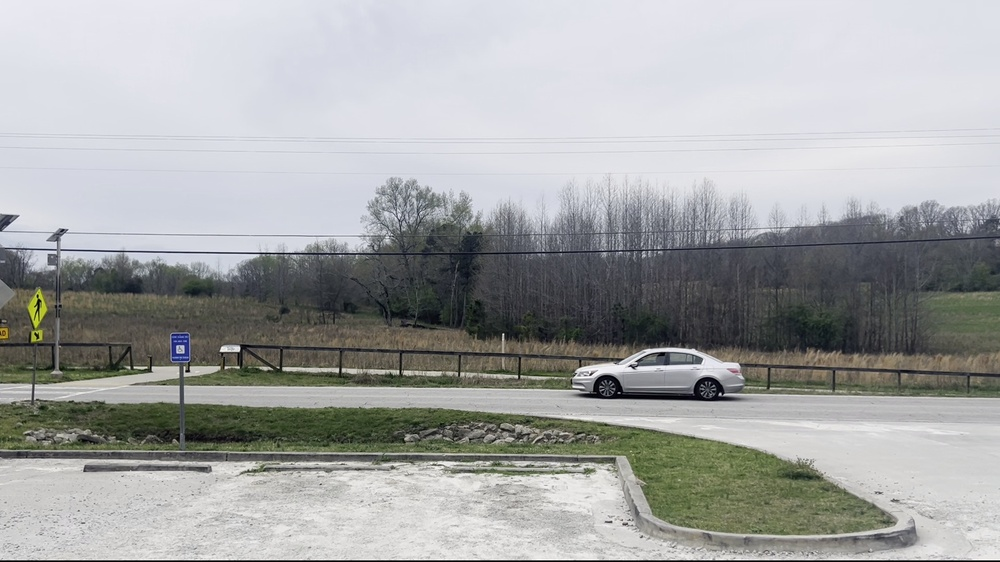
#> input picture Assignment_2/frames/frame_0000.jpg, 1000 x 562 px, shrunk from 1920 x 1080 before the run
$ python canny_manual.py   (older library calls are emulated)
#> lines starting #> are read from the running program, lines starting #| are printed output that depends on the picture; after the words box and inside, x2 and y2 are one past the last pixel; in counts of white or black regions, pixels touching at a corner belong together
#> further down, image is the input picture: shape (562, 1000, 3); mean B, G, R 164.6, 164.7, 163.1
import numpy as np
import cv2


# Function to perform Canny edge detection manually
def manual_canny_edge_detection(image, low_threshold, high_threshold):
    # Step 1: Convert image to grayscale
#> called with low_threshold = 30, high_threshold = 100
    gray = cv2.cvtColor(image, cv2.COLOR_BGR2GRAY)
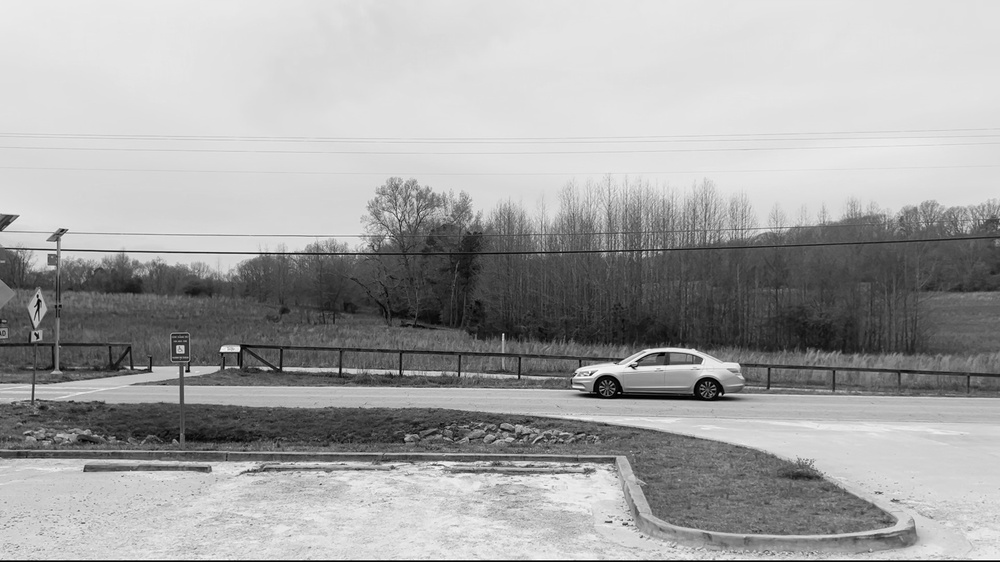
#> gray: shape (562, 1000); min 0, max 255, mean 164.2

    # Step 2: Apply Gaussian blur
    blurred = cv2.GaussianBlur(gray, (5, 5), 0)

    # Step 3: Find image gradients using Sobel operators
    grad_x = cv2.Sobel(blurred, cv2.CV_64F, 1, 0, ksize=3)
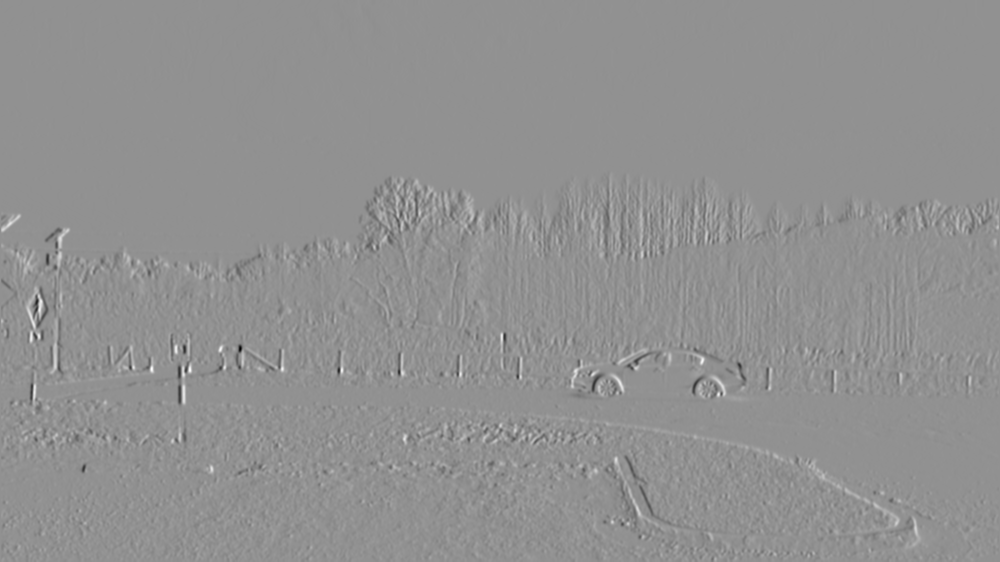
#> grad_x: shape (562, 1000) float64; min -506, max 382, mean 0.1; drawn with min black and max white
    grad_y = cv2.Sobel(blurred, cv2.CV_64F, 0, 1, ksize=3)
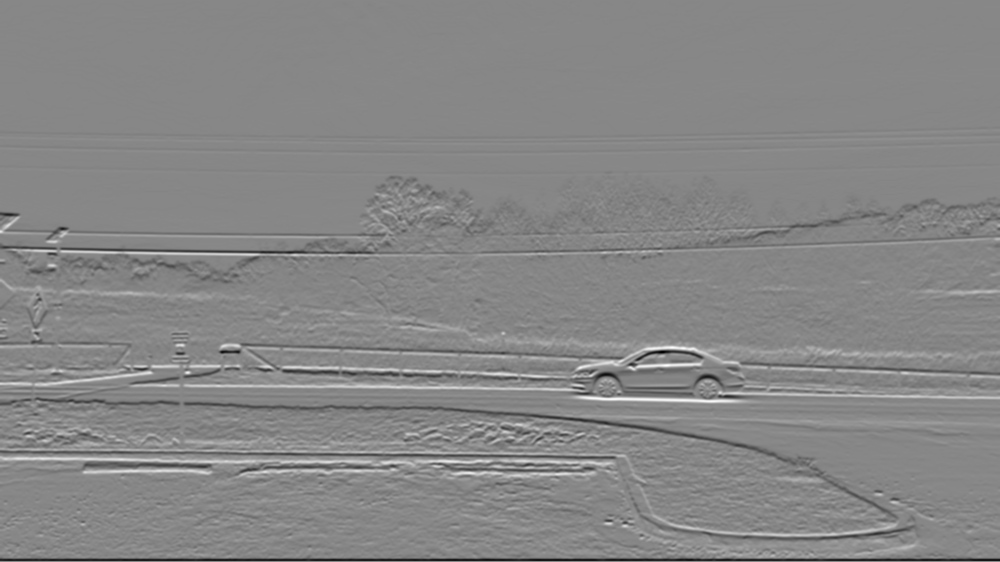
#> grad_y: shape (562, 1000) float64; min -518, max 460, mean -1.9; drawn with min black and max white

    # Step 4: Compute gradient magnitude and direction
    grad_magnitude = np.sqrt(grad_x ** 2 + grad_y ** 2)
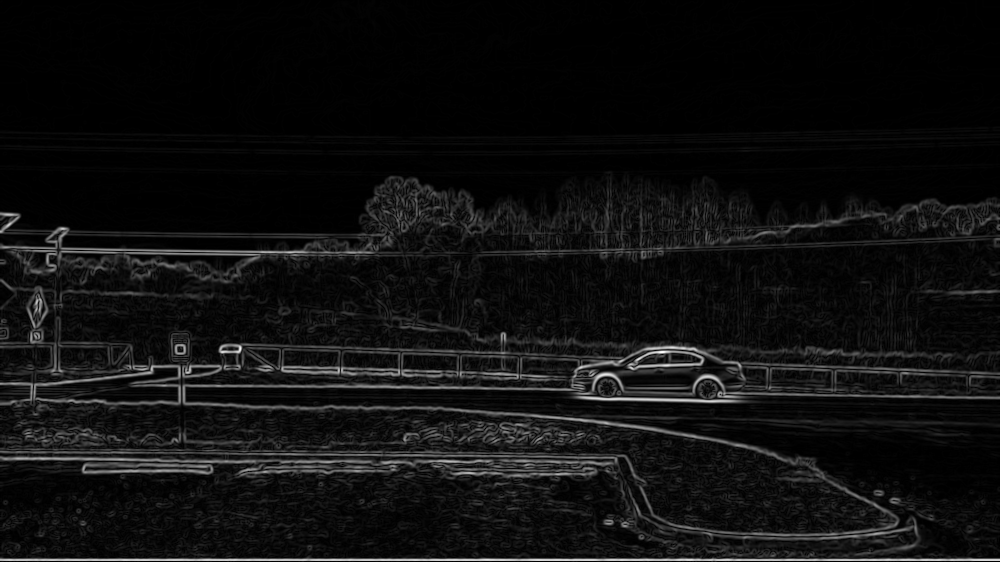
#> grad_magnitude: shape (562, 1000) float64; min 0, max 518.2, mean 31.9; drawn with min black and max white
    grad_direction = np.arctan2(grad_y, grad_x)
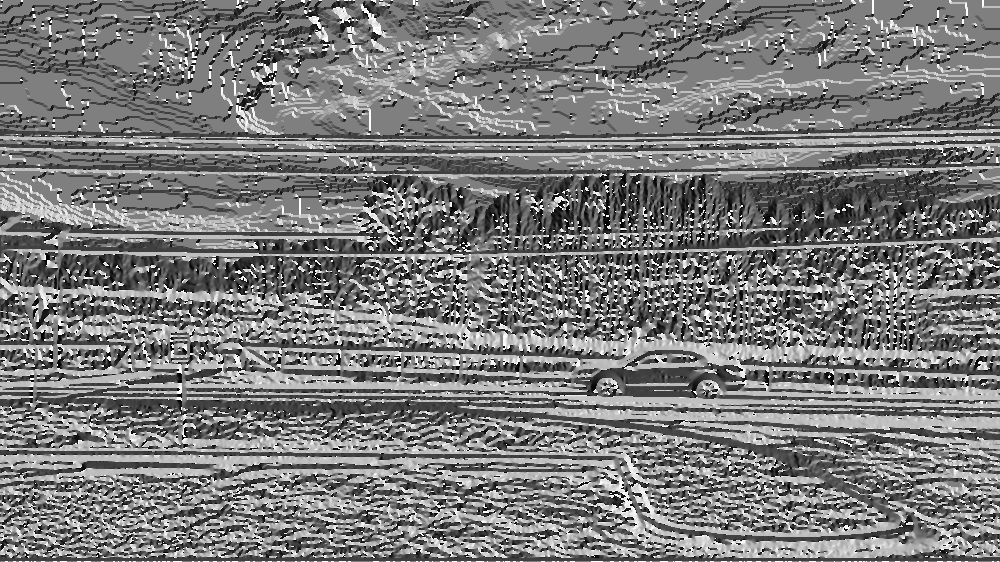
#> grad_direction: shape (562, 1000) float64; min -3.14, max 3.14, mean -0.122; drawn with min black and max white

    # Step 5: Non-maximum suppression
    edge_image = np.zeros_like(gray)
    for i in range(1, grad_magnitude.shape[0] - 1):
        for j in range(1, grad_magnitude.shape[1] - 1):
            angle = grad_direction[i, j] * 180. / np.pi
            if (0 <= angle < 22.5) or (157.5 <= angle <= 180):
                if (grad_magnitude[i, j] >= grad_magnitude[i, j - 1]) and (
                        grad_magnitude[i, j] >= grad_magnitude[i, j + 1]):
                    edge_image[i, j] = grad_magnitude[i, j]
            elif (22.5 <= angle < 67.5):
                if (grad_magnitude[i, j] >= grad_magnitude[i - 1, j + 1]) and (
                        grad_magnitude[i, j] >= grad_magnitude[i + 1, j - 1]):
                    edge_image[i, j] = grad_magnitude[i, j]
            elif (67.5 <= angle < 112.5):
                if (grad_magnitude[i, j] >= grad_magnitude[i - 1, j]) and (
                        grad_magnitude[i, j] >= grad_magnitude[i + 1, j]):
                    edge_image[i, j] = grad_magnitude[i, j]
            elif (112.5 <= angle < 157.5):
                if (grad_magnitude[i, j] >= grad_magnitude[i - 1, j - 1]) and (
                        grad_magnitude[i, j] >= grad_magnitude[i + 1, j + 1]):
                    edge_image[i, j] = grad_magnitude[i, j]
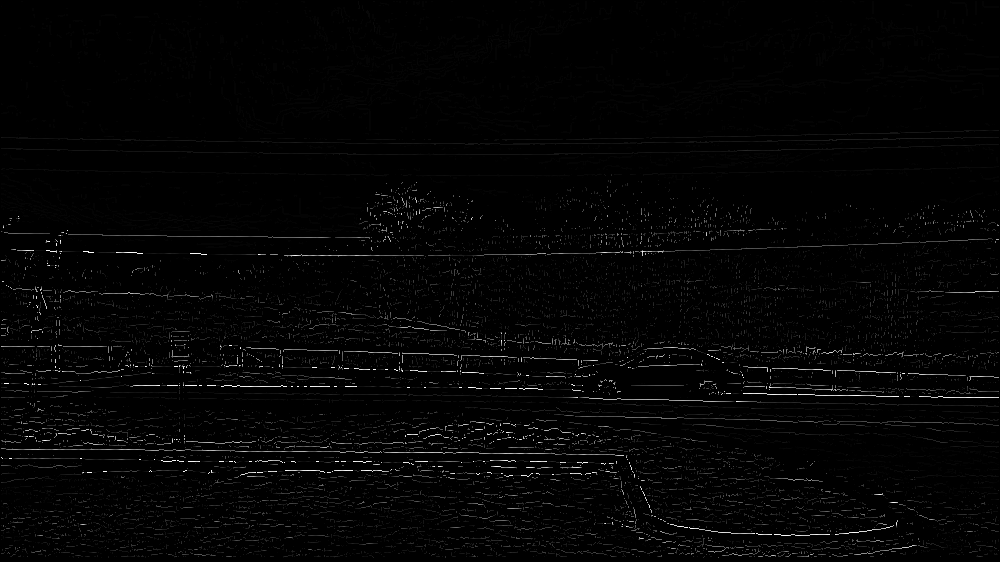
#> edge_image: shape (562, 1000); min 0, max 255, mean 4.3

    # Step 6: Apply hysteresis thresholding
    low_threshold = low_threshold
    high_threshold = high_threshold

    edge_image[edge_image < low_threshold] = 0
#> edge_image: shape (562, 1000); 7.07% of pixels changed, all inside (x1, y1, x2, y2) = (1, 1, 999, 558)
    edge_image[edge_image > high_threshold] = 255
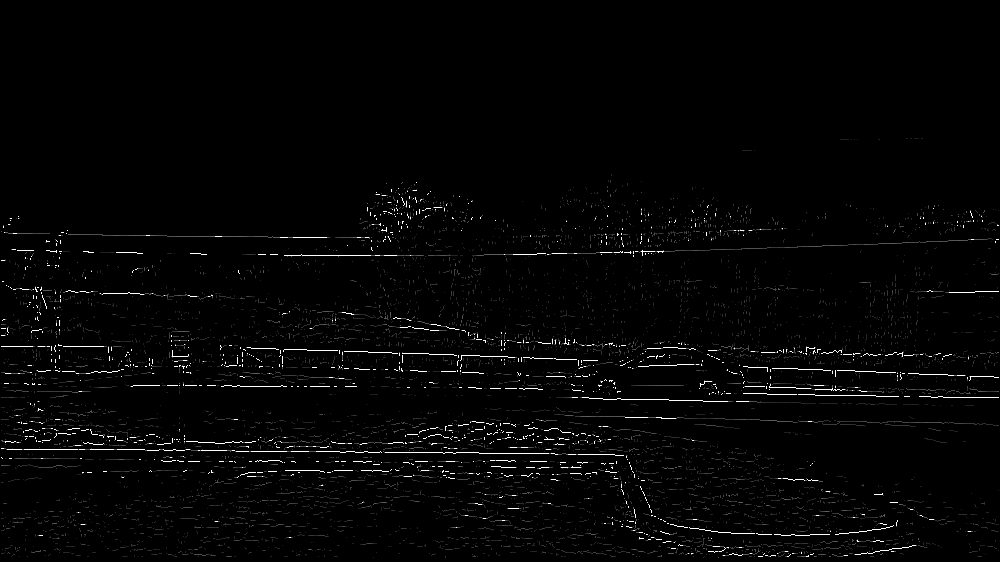
#> edge_image: shape (562, 1000); min 0, max 255, mean 4.7

    return edge_image.astype(np.uint8)

# Read the input image
image = cv2.imread('frames/frame_0000.jpg')

# Perform Canny edge detection manually
edges = manual_canny_edge_detection(image, low_threshold=30, high_threshold=100)

# Display the result
cv2.imshow('Original Image', image)
cv2.imshow('Canny Edges', edges)
cv2.waitKey(0)
cv2.destroyAllWindows()
